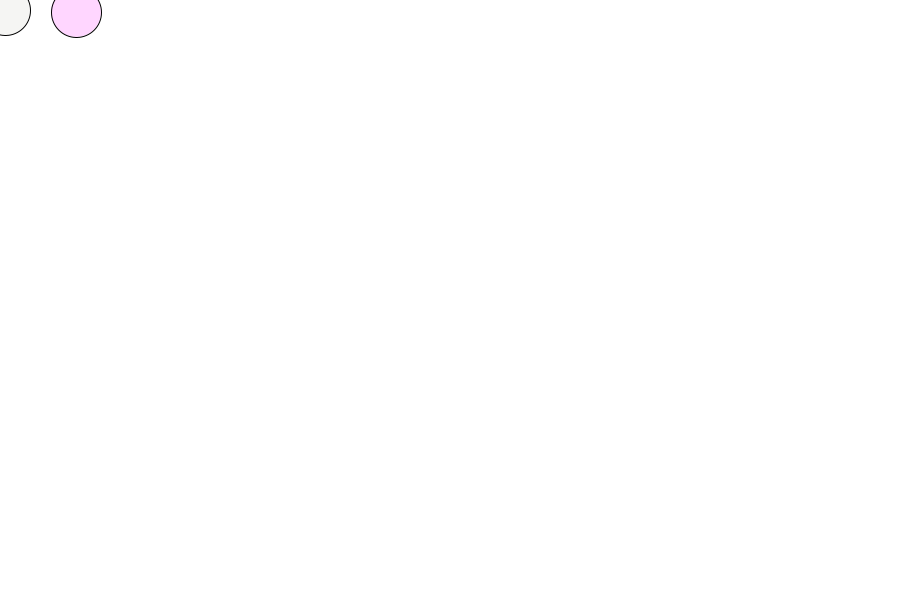
Frame 1 (no input)
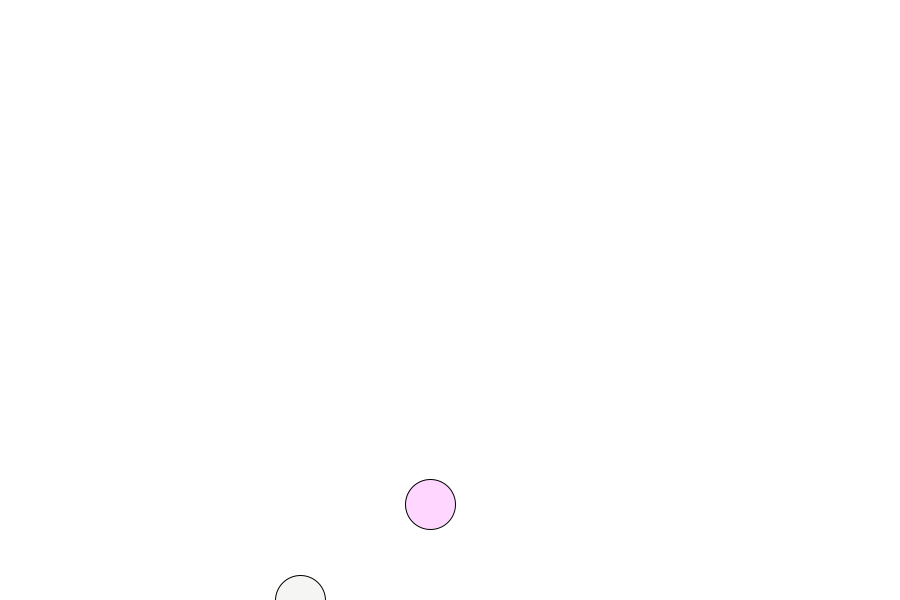
Frame 60 (the mouse pressed at the canvas centre just before this capture)
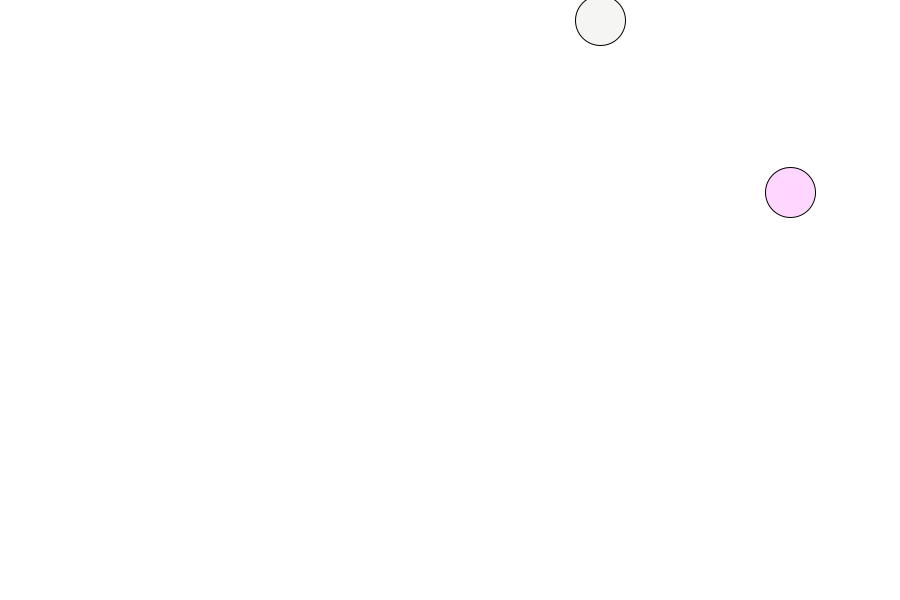
Frame 120 (the mouse held since frame 60 and released just before this capture)

The Processing sketch that drew these frames (run headless with seeded random() and noise(); from frame 60 on, the mouse is pressed at the canvas centre):

// Processing sketch: processing_66232
// ── processing_66232.pde

int xPos1 = 0;
int yPos1 = 0;
int xPos2= 70;
int yPos2=0;
int speeda = 5;
int speedb = 10;
int speedc =6;
int speedd=12;

void setup() {
  size(900, 600);
  smooth();
}

void draw() {
  background(255);

  // + speed to the xPos,yPos
  xPos1 = xPos1 + speeda;
  yPos1 = yPos1 + speedb;
  xPos2= xPos2 + speedc;
  yPos2= yPos2 + speedd;


  if ((xPos1 > width) || (xPos1 < 0)) {

    speeda = speeda * -1;
  }

  if ((xPos2 > width) || (xPos2 < 0)) {

    speedc = speedc * -1;
  }

  if ((yPos1> height) || (yPos1 < 0)) {

    speedb = speedb* -1;
  }

  if ((yPos2 > height) || (yPos2 < 0)) {

    speedd = speedd * -1;
  }
  
if (dist(xPos1,yPos1,xPos2,yPos2)<=50){
  
  speeda= speeda* -1;
  speedb=speedb*-1;
    speedc=speedc*-1;
      speedd=speedd*-1;
}

  stroke(0);
  fill(82, 90, 55, 15);
  ellipse(xPos1, yPos1, 50, 50);

  stroke(0);
  fill(253, 46, 255, 50);
  ellipse(xPos2, yPos2, 50, 50);
}
